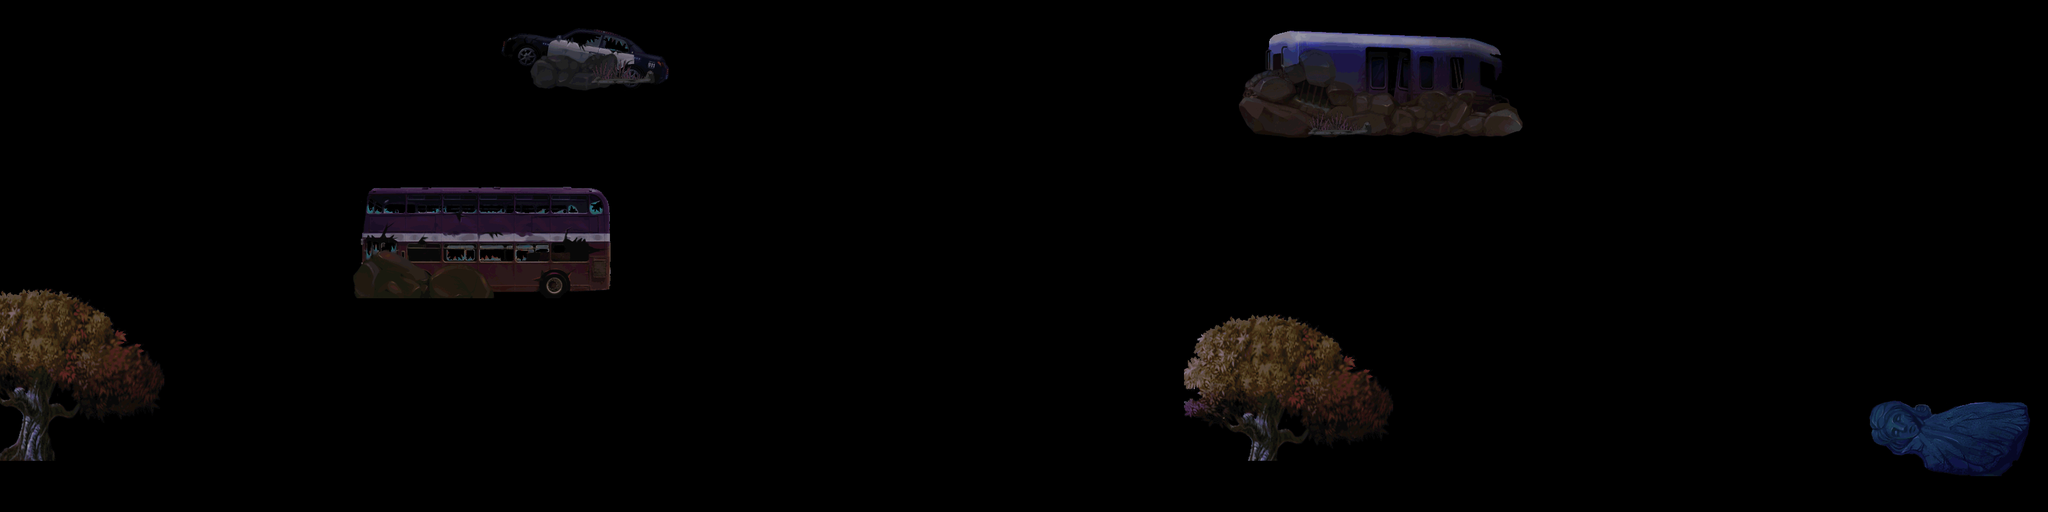

The image is a tile-based game level rendered from a .tmx file. Its description and source (layers, tilesets, objects; grid data summarised) follow:
An orthogonal 80x20 tile map with 40x40 px tiles, 2 tile layers (land1, land2).

<map version="1.0" orientation="orthogonal" width="80" height="20" tilewidth="40" tileheight="40">
 <tileset firstgid="1" name="a-jinjing" tilewidth="40" tileheight="40">
  <image source="a-jinjing.png" width="2036" height="1144" />
 </tileset>
 <layer name="land1" width="80" height="20">
  <data>[1600 cells, 333 non-empty, 284 distinct tile ids]</data>
 </layer>
 <layer name="land2" width="80" height="20">
  <data>[1600 cells, 30 non-empty, 15 distinct tile ids]</data>
 </layer>
</map>
